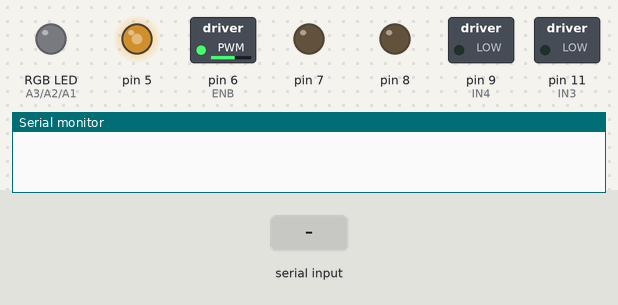
Bench run of a sketch on a simulated Arduino Uno, built with avr-gcc and run on an emulated ATmega328P. Shown: switched loads named in the sketch (green lamp = pin HIGH), an RGB LED mixed from three pins (HIGH = lit), output pins drawn as LEDs (lit = HIGH), the last lines printed to the serial monitor. The test bench sets the inputs (shaded band).

Above: at 1.2 s.
1.3 s: "f\n" received over Serial
At 2.5 s:
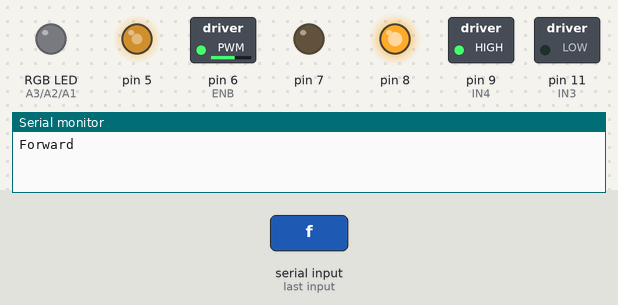
2.8 s: byte 98 ('b') received over Serial
At 3.8 s:
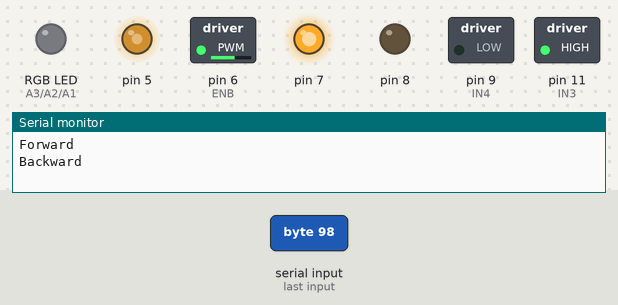
4.3 s: byte 108 ('l') received over Serial
At 4.9 s:
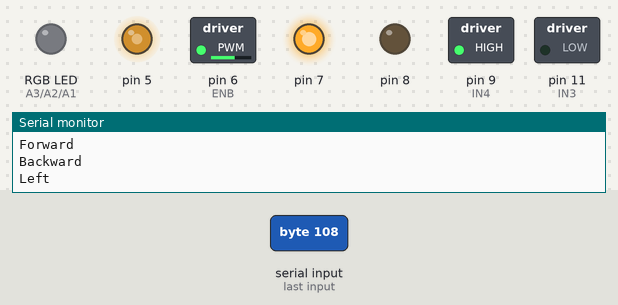
5.8 s: byte 114 ('r') received over Serial
At 6.1 s:
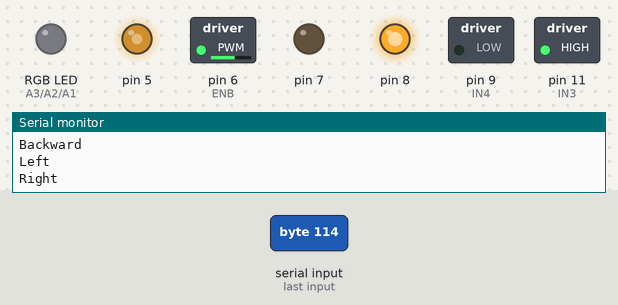
7.3 s: byte 32 (' ') received over Serial
At 8.4 s:
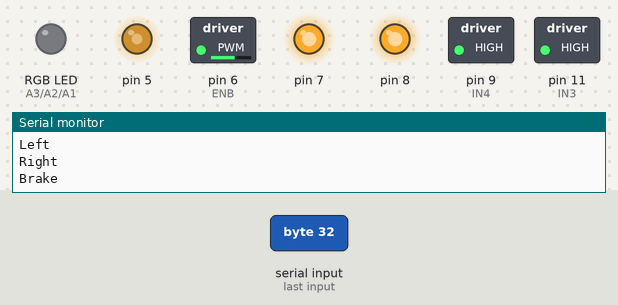
8.8 s: byte 48 ('0') received over Serial
At 9.5 s:
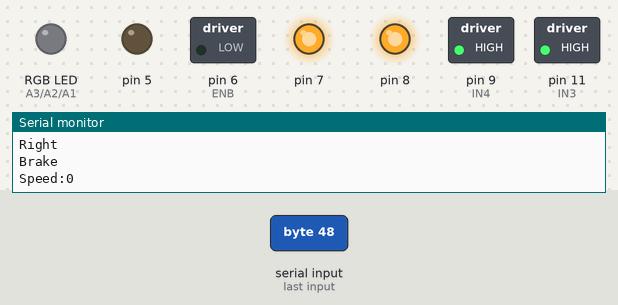
Timing chart, 0 to 11.3 s (numbered marks = the images above; inputs shaded):
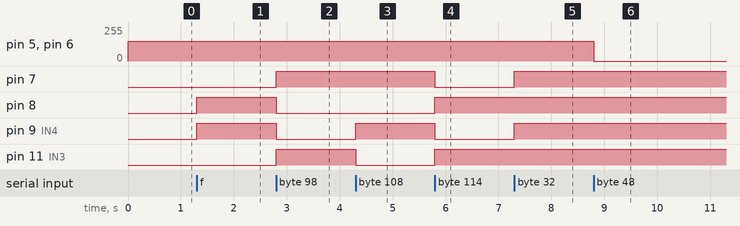

Measured:
- after the input at 1.3 s, pin 8, pin 9 (IN4): LOW → HIGH at once
- after the input at 2.8 s, pin 7, pin 11 (IN3): LOW → HIGH at once; pin 8, pin 9 (IN4): HIGH → LOW at once
- after the input at 4.3 s, pin 9 (IN4): LOW → HIGH at once; pin 11 (IN3): HIGH → LOW at once
- after the input at 5.8 s, pin 7, pin 9 (IN4): HIGH → LOW at once; pin 8, pin 11 (IN3): LOW → HIGH at once
- after the input at 7.3 s, pin 7, pin 9 (IN4): LOW → HIGH at once
- after the input at 8.8 s, pin 5, pin 6 (ENB): 150/255 → 0/255 at once

The sketch:

Siguelineas_v8.0.ino
```cpp
//www.elegoo.com

//     Right motor truth table
//Here are some handy tables to show the various modes of operation.
//  ENB         IN3             IN4         Description
//  LOW   Not Applicable   Not Applicable   Motor is off
//  HIGH        LOW             LOW         Motor is stopped (brakes)
//  HIGH        LOW             HIGH        Motor is on and turning forwards
//  HIGH        HIGH            LOW         Motor is on and turning backwards
//  HIGH        HIGH            HIGH        Motor is stopped (brakes)

#include "colours.h"//especificamos que vamos a incluir el fichero "colours.h"
#include "robot.h"//espescificamos que vamos a incluir el fichero "robot.h"
#include "motores.h"//especificamos que vamos a incluir el fichero "motores.h"
#include "sensores.h"//especificamos que vamos a incluir el fichero "sensores.h"

#define BLACK HIGH//declaramos la constante BLACK que va a equivaler a lo que entendemos como HIGH (1)
#define WHITE LOW//declaramos la constante WHITE que va a equivaler a lo que entendemos como LOW (0)


void setup() {//comienza el setup o parte de la programación en la que específicamos las condiciones que debe cumplir el robot al comenzar el programa
 M1Setup();//realizamos la función M1Setup que va a declara los cables empleados en este motor como salida para que podamos utilizar el motor 1
 M2Setup();//realizamos la función M2Setup que va a declara los cables empleados en este motor como salida para que podamos utilizar el motor 2

 setup_RGB_led();

 robotSetSpeed(150);

 Serial.begin(9600);//iniciamos el SERIAL PORT a 9600 baudios para poder analizar lo que sucede durante la ejecución del programa

 //showSerialCommand();


}//fin setup

void followLine(){
int path = LTL + 2*LTM + 4*LTR;
switch(path){
  case 0:
    Serial.println("WHITE CONFUSSION");//el SERIAL PORT nos mostrará el mensaje "WHITE CONFUSSION"
    white();//ejecutamos la función white para que el LED RGB muestre un color blanco
    robotLeftInstant ();//se ejecuta la función robotLefttInstant que dará lugar a que el robot se mueva hacia la izquierda para corregir la trayectoria dibujar circulos indifinidamente hasta que encuentre el rumbo y siga a la línea negra
    while (LTR==WHITE && LTM==WHITE && LTL==WHITE);//este while provoca que el programa que ha sido recién ejecutado se mantenga vigente mientras la condición (LTR==WHITE && LTM==WHITE && LTL==WHITE) se cumpla

  case 1:
    green();//ejecutamos la función green que encenderá el LED RGB en verde
    Serial.println("turning LEFT fast");//el SERIAL PORT mostrará el mensaje "turning LEFT"
    robotSetSpeed (FLASH);// si la condición anterior no se cumple, ejecutaremos la función robotSetSpeed que provocará que los motores avancen a velocidad FLASH
    robotLeftInstant();//se ejecuta la función robotLefttInstant que dará lugar a que el robot se mueva hacia la izquierda para corregir la trayectoria y volver a la línea negra
    while (LTR==WHITE && LTM==WHITE && LTL==BLACK);//este while provoca que el programa que ha sido recién ejecutado se mantenga vigente mientras la condición (LTL==BLACK) se cumpla

  case 2:
    green();//ejecutamos la función green que encenderá el LED RGB en verde
    Serial.println("moving FORWARDS");//el SERIAL PORT mostrará el mensaje "moving FORWARDS"
    robotSetSpeed (FLASH);//se ejecuta la función robotSetSpeed que ajustará todos los motores para que avancen a velocidad FLASH
    robotForwardInstant ();//se ejecuta la función robotForwardInstant que provocará que los motores se desplacen hacia delante indefinidamente
    while (LTR==WHITE && LTM==BLACK && LTL==WHITE);// este while provoca que el programa que ha sido recién ejecutado se mantenga vigente mientras la condición (LTR==WHITE && LTM==BLACK && LTL==WHITE) se cumpla

  case 3:
    green();//ejecutamos la función green que encenderá el LED RGB en verde
    Serial.println("turning LEFT slowly");//el SERIAL PORT mostrará el mensaje "turning LEFT slowly"
    robotSetSpeed (SLOW);//ejecutamos la función robotSetSpeed y para que los motores se muevan a velocidad SLOW
    robotLeftInstant();//se ejecuta la función robotLefttInstant que dará lugar a que el robot se mueva hacia la izquierda para corregir la trayectoria y volver a la línea negra
    while (LTR==WHITE && LTM==BLACK && LTL==BLACK);//este while provoca que el programa que ha sido recién ejecutado se mantenga vigente mientras la condición (LTL==BLACK) se cumpla

  case 4:
    green();//ejecutamos la función green que encenderá el LED RGB en verde
    Serial.println("turning RIGHT fast");//el SERIAL PORT mostrará el mensaje "turning RIGHT fast"
    robotSetSpeed (FLASH);// si la condición anterior no se cumple, ejecutaremos la función robotSetSpeed que provocará que los motores avancen a velocidad FLASH
    robotRightInstant();//se ejecuta la función robotRightInstant que dará lugar a que el robot se mueva hacia la derecha para corregir la trayectoria y volver a la línea negra
    while (LTR==BLACK && LTM==WHITE && LTL==WHITE);//este while provoca que el programa que ha sido recién ejecutado se mantenga vigente mientras la condición (LTR==BLACK && LTM==WHITE && LTL==WHITE) se cumpla

  case 5:
    //emergency();
    //while (LTR==BLACK && LTM==WHITE && LTL==BLACK);//este while provoca que el programa que ha sido recién ejecutado se mantenga vigente mientras la condición ((LTR==BLACK && LTM==WHITE && LTL==BLACK)) se cumpla

  case 6:
    green();//ejecutamos la función green que encenderá el LED RGB en verde
    Serial.println("turning RIGHT slowly");//el SERIAL PORT mostrará el mensaje "turning RIGHT slowly"
    robotSetSpeed (SLOW);//ejecutamos la función robotSetSpeed y para que los motores se muevan a velocidad SLOW
    robotRightInstant();//se ejecuta la función robotRightInstant que dará lugar a que el robot se mueva hacia la derecha para corregir la trayectoria y volver a la línea negra
    while (LTR==BLACK && LTM==BLACK && LTL==WHITE);//este while provoca que el programa que ha sido recién ejecutado se mantenga vigente mientras la condición (LTR==BLACK) se cumpla

  case 7:
    blue();//ejecutamos la función blue para que el LED RGB muestre un color azul
    Serial.println("BLACK CONFUSSION");//el SERIAL PORT nos mostrará el mensaje "BLACK CONFUSSION"
    robotRightInstant ();//se ejecuta la función robotRightInstant que dará lugar a que el robot se mueva hacia la derecha para dibujar círculos de manera indefinida hasta volver a la línea negra
    while (LTR==BLACK && LTM==BLACK && LTL==BLACK);//este while provoca que el programa que ha sido recién ejecutado se mantenga vigente mientras la condición (LTR==BLACK && LTM==BLACK && LTL==BLACK) se cumpla
 }
}

void showSerialCommand(){
  Serial.println(" Serial command controller ");
  Serial.println("===========================");
  Serial.println("        F - Forward");
  Serial.println("L - Left          R - Right");
  Serial.println("        B - Backward");
  Serial.println("        SPACE stop ");
  Serial.println();
  Serial.println("      0,  5  y  9     ");
  Serial.println("      0% 50% y 100% speed");


}

void checkSerialCommand(){
 if (Serial.available() > 0) {

    int incomingByte = Serial.read();
    switch (incomingByte){
       case 'h':
       case 'H':
          showSerialCommand();
          break;
       case 'f':
       case 'F':
          robotForwardInstant();
          break;
       case 'b':
       case 'B':
          robotBackwardInstant();
          break;
       case 'l':
       case 'L':
          robotLeftInstant();
          break;
       case 'r':
       case 'R':
          robotRightInstant();
          break;
       case ' ':
          robotBrakeInstant();
          break;
       case '0':
          robotSetSpeed(0);
          break;
       case '5':
          robotSetSpeed(150);
          break;
       case '9':
          robotSetSpeed(250);
          break;
       case '\r': // Caracter de retorno de carro (se manda desde el IDE de Arduino)
       case '\n': // Caracter de fin de l'inea
          break;
       /* TODO:
        *  S -> servo 180
        *  c -> servo 90
        *  s -> servo 0
        *  u -> medida ultrasonidos y envio del dato a display 7 segmentos: Leccion 14 del kit Mega
        *  L -> modo siguelineas
        *  q -> sale del modo siguelineas
        */
       default:
          Serial.println(String("Comand not found: ") + char(incomingByte));
          break;

    }
 }
 //else
 //   Serial.println("No key");

}

void loop() {//comienza el loop o parte de la programación que va a realizarse en bucle
  checkSerialCommand();
}//fin del loop y por tanto de la programación
```

colours.cpp
```cpp
// V 0.8

#include "pines_arduino.h"//especificamos que vamos a incluir el fichero "pines_arduino.h"

void red(){//declaramos una función digital llamada red que encenderá el LED RGB en rojo
  digitalWrite (RED, HIGH);//se enciende el color rojo del LED RGB
  digitalWrite (GREEN, LOW);//se apaga el color verde del LED RGB
  digitalWrite (BLUE, LOW); //se apaga el color azul del LED RGB
}//termina el programa que genera la función red, y el resultado es un color rojo intenso

void green(){//declaramos una función digital llamada green que encenderá el LED RGB en verde
  digitalWrite (RED, LOW);//se apaga el color rojo del LED RGB
  digitalWrite (GREEN, HIGH);//se enciende el color verde del LED RGB
  digitalWrite (BLUE, LOW); //se apaga el color azul del LED RGB
}//termina el programa que genera la función green, y el resultado es un color verde intenso

void blue(){//declaramos una función digital llamada blue que encenderá el LED RGB en azul
  digitalWrite (RED, LOW);//se apaga el color rojo del LED RGB
  digitalWrite (GREEN, LOW);//se apaga el color verde del LED RGB
  digitalWrite (BLUE, HIGH);//se enciende el color azul del LED RGB
}//termina el programa que genera la función blue, y el resultado es un color azul intenso

void yellow(){//declaramos una función digital llamada yellow que encenderá el LED RGB en amarillo
  digitalWrite (RED, HIGH);//se enciende el color rojo del LED RGB
  digitalWrite (GREEN, HIGH);//se enciende el color verde del LED RGB
  digitalWrite (BLUE, LOW);//se apaga el color azul del LED RGB
}//termina el programa que genera la función yellow, y el resultado es un color amarillento o anaranjado

void magenta(){//declaramos una función digital llamada green que encenderá el LED RGB en magenta (un tono rosado)
  digitalWrite (RED, HIGH);//se enciende el color rojo del LED RGB
  digitalWrite (GREEN, LOW);//se apaga el color verde del LED RGB
  digitalWrite (BLUE, HIGH);//se enciende el color azul del LED RGB
}//termina el programa que genera la función magenta, y el resultado es un color rosado

void cyan(){//declaramos una función digital llamada green que encenderá el LED RGB en cian (azul claro)
  digitalWrite (RED, LOW);//se apaga el color rojo del LED RGB
  digitalWrite (GREEN, HIGH);//se enciende el color verde del LED RGB
  digitalWrite (BLUE, HIGH);//se enciende el color azul del LED RGB
}//termina el programa que genera la función cyan, y el resultado es un color celeste o azul claro

void white(){//declaramos una función digital llamada green que encenderá el LED RGB en blanco
  digitalWrite (RED, HIGH);//se enciende el color rojo del LED RGB
  digitalWrite (GREEN, HIGH);//se enciende el color verde del LED RGB
  digitalWrite (BLUE, HIGH);//se enciende el color azul del LED RGB
}//termina el programa que genera la función white, y el resultado es un color blanco intenso

void black(){//declaramos una función digital llamada green apagará el LED RGB (color negro)
  digitalWrite (RED, LOW);//se apaga el color rojo del LED RGB
  digitalWrite (GREEN, LOW);//se apaga el color verde del LED RGB
  digitalWrite (BLUE, LOW);//se apaga el color azul del LED RGB
}//termina el programa que genera la función azul, y el resultado es la ausencia de color (negro)

void redAlertInstant (){
  digitalWrite (RED, HIGH);//se enciende el color rojo del LED RGB
  delay (500);
  digitalWrite (RED, LOW);//se apaga el color rojo del LED RGB
  delay (500);
}

void redAlert (int time){
  for (int on; on <= time; on = on + 1){
    digitalWrite (RED, HIGH);//se enciende el color rojo del LED RGB
    delay (500);
    digitalWrite (RED, LOW);//se apaga el color rojo del LED RGB
    delay (500);
}
}
```

colours.h
```cpp
// V 0.8

void red();//declaramos la existencia de una función digital llamada red cuyas especificaciones y efectos serán explicados en el fichero colours.cpp
void green();//declaramos la existencia de una función digital llamada green cuyas especificaciones y efectos serán explicados en el fichero colours.cpp
void blue();//declaramos la existencia de una función digital llamada blue cuyas especificaciones y efectos serán explicados en el fichero colours.cpp
void yellow();//declaramos la existencia de una función digital llamada yellow cuyas especificaciones y efectos serán explicados en el fichero colours.cpp
void magenta();//declaramos la existencia de una función digital llamada magenta cuyas especificaciones y efectos serán explicados en el fichero colours.cpp
void cyan();//declaramos la existencia de una función digital llamada cyan cuyas especificaciones y efectos serán explicados en el fichero colours.cpp
void white();//declaramos la existencia de una función digital llamada white cuyas especificaciones y efectos serán explicados en el fichero colours.cpp
void black();//declaramos la existencia de una función digita llamada black cuyas especificaciones y efectos serán explicados en el fichero colours.cpp
void redAlertInstant ();//declaramos la existencia de una función digita llamada redAlertInstant cuyas especificaciones y efectos serán explicados en el fichero colours.cpp
void redAlert (int time);//declaramos la existencia de una función digita llamada redAlert cuyas especificaciones y efectos serán explicados en el fichero colours.cpp
```

motores.h
```cpp
// V 0.8

void M1Setup();//especificamos la existencia de una función digital llamada M1Setup cuyas especificaciones y efectos serán explicados en el fichero motores.cpp
void M2Setup();////especificamos la existencia de una función digital llamada M2Setup cuyas especificaciones y efectos serán explicados en el fichero motores.cpp
void M1Speed(int speed);//especificamos la existencia de una función analógica llamada M1Speed cuyas especificaciones y efectos serán explicados en el fichero motores.cpp
void M2Speed(int speed);//especificamos la existencia de una función analógica llamada M2Speed cuyas especificaciones y efectos serán explicados en el fichero motores.cpp
void M1Forward();//especificamos la existencia de una función digital llamada M1Forward cuyas especificaciones y efectos serán explicados en el fichero motores.cpp
void M2Forward();//especificamos la existencia de una función digital llamada M2Forward cuyas especificaciones y efectos serán explicados en el fichero motores.cpp
void M1Backward();//especificamos la existencia de una función digital llamada M1Backward cuyas especificaciones y efectos serán explicados en el fichero motores.cpp
void M2Backward();//especificamos la existencia de una función digital llamada M2Backward cuyas especificaciones y efectos serán explicados en el fichero motores.cpp
void M1SmoothStop();//especificamos la existencia de una función digital llamada M1SmoothStop cuyas especificaciones y efectos serán explicados en el fichero motores.cpp
void M2SmoothStop();//especificamos la existencia de una función digital llamada M2SmoothStop cuyas especificaciones y efectos serán explicados en el fichero motores.cpp
void M1Brake();//especificamos la existencia de una función digital llamada M1Brake cuyas especificaciones y efectos serán explicados en el fichero motores.cpp
void M2Brake();//especificamos la existencia de una función digital llamada M2Brake cuyas especificaciones y efectos serán explicados en el fichero motores.cpp
```

sensores.h
```cpp
// V 0.8

#define LTR !digitalRead(RightLineSensor)//declaramos la constante LTR que equivaldrá al valor digital (HIGH o LOW) que el RightLineSensor lea
#define LTM !digitalRead(MediumLineSensor)//declaramos la constante LTM que equivaldrá al valor digital (HIGH o LOW) que el MediumLineSensor lea
#define LTL !digitalRead(LeftLineSensor)//declaramos la constante LTL que equivaldrá al valor digital (HIGH o LOW) que el LeftLineSensor lea
```

Source omitted: motores.cpp (5340 bytes), pines_arduino.h (2838 bytes), robot.cpp (9949 bytes), robot.h (4019 bytes)
